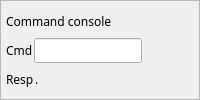
    <widget class="QFrame" name="frame">
     <property name="maximumSize">
      <size>
       <width>16777215</width>
       <height>16777215</height>
      </size>
     </property>
     <property name="frameShape">
      <enum>QFrame::StyledPanel</enum>
     </property>
     <layout class="QVBoxLayout" name="verticalLayout_4">
      <property name="spacing">
       <number>1</number>
      </property>
      <property name="leftMargin">
       <number>5</number>
      </property>
      <property name="topMargin">
       <number>5</number>
      </property>
      <property name="rightMargin">
       <number>5</number>
      </property>
      <property name="bottomMargin">
       <number>5</number>
      </property>
      <item>
       <widget class="QLabel" name="label_7">
        <property name="sizePolicy">
         <sizepolicy hsizetype="Preferred" vsizetype="Preferred">
          <horstretch>0</horstretch>
          <verstretch>0</verstretch>
         </sizepolicy>
        </property>
        <property name="font">
         <font>
          <family>Abyssinica SIL</family>
          <pointsize>9</pointsize>
         </font>
        </property>
        <property name="text">
         <string>Command console</string>
        </property>
       </widget>
      </item>
      <item>
       <layout class="QHBoxLayout" name="horizontalLayout_9">
        <item>
         <widget class="QLabel" name="label_8">
          <property name="sizePolicy">
           <sizepolicy hsizetype="Maximum" vsizetype="Preferred">
            <horstretch>0</horstretch>
            <verstretch>0</verstretch>
           </sizepolicy>
          </property>
          <property name="font">
           <font>
            <family>Abyssinica SIL</family>
            <pointsize>9</pointsize>
           </font>
          </property>
          <property name="text">
           <string>Cmd</string>
          </property>
         </widget>
        </item>
        <item>
         <widget class="QELineEdit" name="qelineedit">
          <property name="sizePolicy">
           <sizepolicy hsizetype="Minimum" vsizetype="Fixed">
            <horstretch>0</horstretch>
            <verstretch>0</verstretch>
           </sizepolicy>
          </property>
          <property name="font">
           <font>
            <family>Abyssinica SIL</family>
            <pointsize>9</pointsize>
           </font>
          </property>
          <property name="variable" stdset="0">
           <string>$(DMC)SEND_STR_CMD</string>
          </property>
          <property name="userLevelEnabled">
           <enum>QE::User</enum>
          </property>
         </widget>
        </item>
        <item>
         <spacer name="horizontalSpacer_2">
          <property name="orientation">
           <enum>Qt::Horizontal</enum>
          </property>
          <property name="sizeHint" stdset="0">
           <size>
            <width>40</width>
            <height>20</height>
           </size>
          </property>
         </spacer>
        </item>
       </layout>
      </item>
      <item>
       <layout class="QHBoxLayout" name="horizontalLayout_10">
        <item>
         <widget class="QLabel" name="label_9">
          <property name="sizePolicy">
           <sizepolicy hsizetype="Preferred" vsizetype="Preferred">
            <horstretch>0</horstretch>
            <verstretch>0</verstretch>
           </sizepolicy>
          </property>
          <property name="font">
           <font>
            <family>Abyssinica SIL</family>
            <pointsize>9</pointsize>
           </font>
          </property>
          <property name="text">
           <string>Resp</string>
          </property>
         </widget>
        </item>
        <item>
         <widget class="QELabel" name="qelabel_11">
          <property name="sizePolicy">
           <sizepolicy hsizetype="Minimum" vsizetype="Preferred">
            <horstretch>0</horstretch>
            <verstretch>0</verstretch>
           </sizepolicy>
          </property>
          <property name="font">
           <font>
            <family>Abyssinica SIL</family>
            <pointsize>9</pointsize>
           </font>
          </property>
          <property name="variable" stdset="0">
           <string>$(DMC)SEND_STR_MON</string>
          </property>
          <property name="useDbPrecision">
           <bool>false</bool>
          </property>
          <property name="addUnits">
           <bool>false</bool>
          </property>
          <property name="format" stdset="0">
           <enum>QE::Default</enum>
          </property>
          <property name="arrayAction">
           <enum>QE::Ascii</enum>
          </property>
          <property name="text">
           <string>.</string>
          </property>
          <property name="leadingZero" stdset="0">
           <bool>false</bool>
          </property>
          <property name="trailingZeros" stdset="0">
           <bool>false</bool>
          </property>
         </widget>
        </item>
        <item>
         <spacer name="horizontalSpacer">
          <property name="orientation">
           <enum>Qt::Horizontal</enum>
          </property>
          <property name="sizeHint" stdset="0">
           <size>
            <width>40</width>
            <height>20</height>
           </size>
          </property>
         </spacer>
        </item>
       </layout>
      </item>
     </layout>
    </widget>
